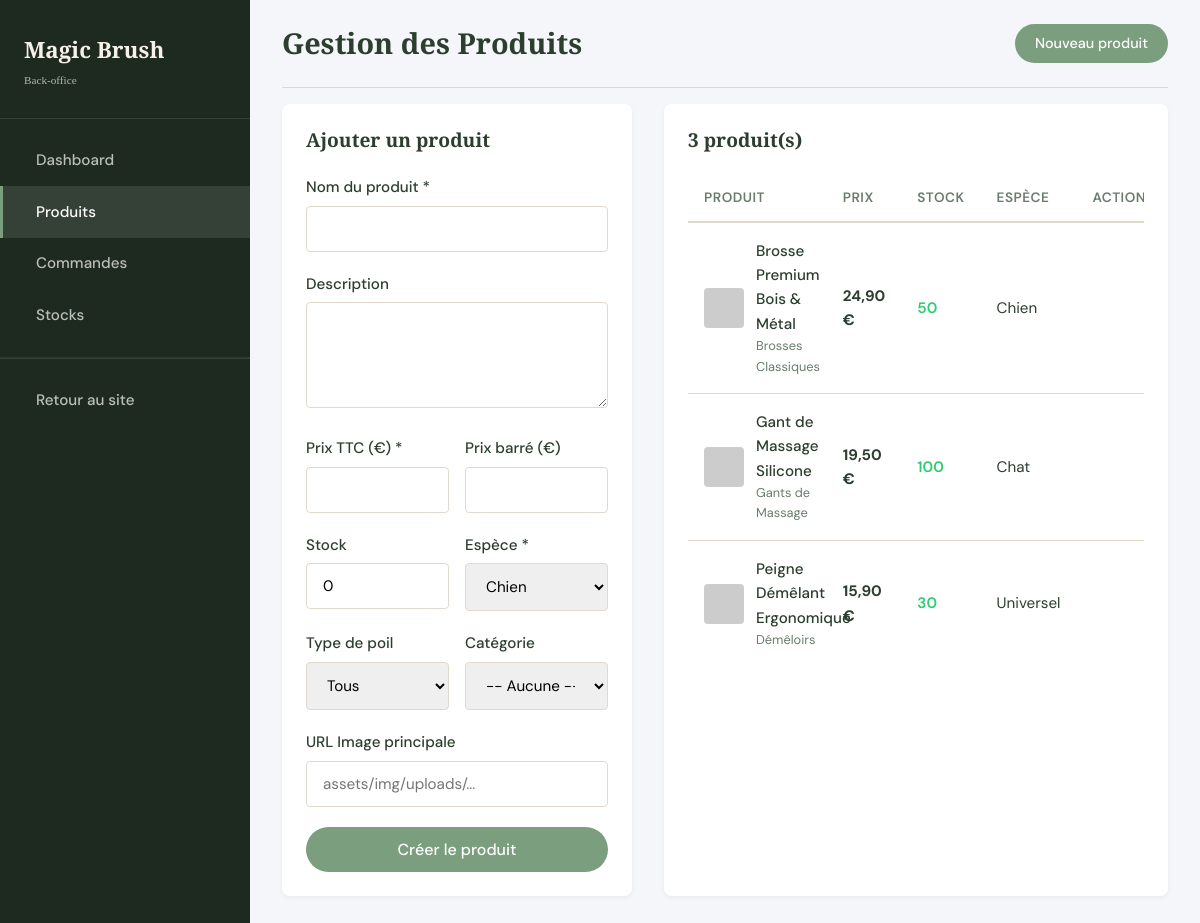
Page /admin/produits.php (signed in) on the committed database.
### tables this page shows
CREATE TABLE IF NOT EXISTS products (
    id INT AUTO_INCREMENT PRIMARY KEY,
    nom VARCHAR(255) NOT NULL,
    slug VARCHAR(255) NOT NULL UNIQUE,
    description TEXT,
    prix DECIMAL(10, 2) NOT NULL,
    prix_barre DECIMAL(10, 2) DEFAULT NULL,
    stock INT DEFAULT 0,
    categorie_id INT,
    espece ENUM('chien', 'chat', 'universel') NOT NULL,
    type_poil ENUM('court', 'long', 'epais', 'tous') DEFAULT 'tous',
    sku VARCHAR(50) UNIQUE,
    image_principale VARCHAR(255) DEFAULT NULL,
    created_at TIMESTAMP DEFAULT CURRENT_TIMESTAMP,
    FOREIGN KEY (categorie_id) REFERENCES categories(id) ON DELETE SET NULL
);

CREATE TABLE IF NOT EXISTS categories (
    id INT AUTO_INCREMENT PRIMARY KEY,
    nom VARCHAR(100) NOT NULL,
    slug VARCHAR(100) NOT NULL UNIQUE,
    espece ENUM('chien', 'chat', 'universel') NOT NULL,
    parent_id INT DEFAULT NULL,
    FOREIGN KEY (parent_id) REFERENCES categories(id) ON DELETE SET NULL
);

### admin/produits.php (the view, shortened to what this page needs)
<?php
require_once '../includes/db.php';
$edit_product = null;
$products   = $pdo->query("SELECT p.*, c.nom as cat_nom FROM products p LEFT JOIN categories c ON p.categorie_id = c.id ORDER BY p.created_at DESC")->fetchAll();
?>
<!DOCTYPE html>
<html lang="fr">
<head>
    <link rel="stylesheet" href="../assets/css/style.css">
    <link rel="stylesheet" href="../assets/css/admin.css">
</head>
<body class="admin-body">
<aside class="admin-sidebar">
    <div class="admin-brand"><i class="ph-fill ph-paw-print"></i> Magic Brush <span style="font-size:0.7rem;font-weight:400;opacity:0.7;">Back-office</span></div>
    <nav class="admin-nav">
        <a href="index.php" class="admin-nav-link"><i class="ph ph-squares-four"></i> Dashboard</a>
        <a href="produits.php" class="admin-nav-link active"><i class="ph ph-package"></i> Produits</a>
        <a href="commandes.php" class="admin-nav-link"><i class="ph ph-shopping-cart-simple"></i> Commandes</a>
        <a href="stocks.php" class="admin-nav-link"><i class="ph ph-chart-bar"></i> Stocks</a>
        <hr style="border-color:rgba(255,255,255,0.1);margin:1rem 0;">
        <a href="../index.php" class="admin-nav-link"><i class="ph ph-arrow-left"></i> Retour au site</a>
    </nav>
</aside>
<main class="admin-main">
    <header class="admin-header">
        <h1>Gestion des Produits</h1>
        <a href="produits.php" class="btn btn-primary" style="font-size: 0.9rem; padding: 0.5rem 1.25rem;">
            <i class="ph ph-plus"></i> Nouveau produit
        </a>
    </header>
    <div style="display: flex; gap: 2rem; flex-wrap: wrap;">
        <div class="admin-card" style="flex: 1; min-width: 350px;">
            <h2 style="font-size: 1.2rem; margin-bottom: 1.5rem;"><?= $edit_product ? 'Modifier le produit' : 'Ajouter un produit' ?></h2>
            <form method="POST" action="produits.php">
                <div class="admin-form-group">
                    <label>Nom du produit *</label>
                    <input type="text" name="nom" required value="<?= htmlspecialchars($edit_product['nom'] ?? '') ?>">
                </div>
                <div class="admin-form-group">
                    <label>Description</label>
                    <textarea name="description" rows="4"><?= htmlspecialchars($edit_product['description'] ?? '') ?></textarea>
                </div>
                <div style="display: grid; grid-template-columns: 1fr 1fr; gap: 1rem;">
                    <div class="admin-form-group">
                        <label>Prix TTC (€) *</label>
                        <input type="number" name="prix" step="0.01" required value="<?= $edit_product['prix'] ?? '' ?>">
                    </div>
                    <div class="admin-form-group">
                        <label>Prix barré (€)</label>
                        <input type="number" name="prix_barre" step="0.01" value="<?= $edit_product['prix_barre'] ?? '' ?>">
                    </div>
                </div>
                <div style="display: grid; grid-template-columns: 1fr 1fr; gap: 1rem;">
                    <div class="admin-form-group">
                        <label>Stock</label>
                        <input type="number" name="stock" min="0" value="<?= $edit_product['stock'] ?? 0 ?>">
                    </div>
                    <div class="admin-form-group">
                        <label>Espèce *</label>
                        <select name="espece">
                            <?php foreach (['chien', 'chat', 'universel'] as $e): ?>
                            <option value="<?= $e ?>" <?= ($edit_product['espece'] ?? '') === $e ? 'selected' : '' ?>><?= ucfirst($e) ?></option>
                            <?php endforeach; ?>
                        </select>
                    </div>
                </div>
                <div style="display: grid; grid-template-columns: 1fr 1fr; gap: 1rem;">
                    <div class="admin-form-group">
                        <label>Type de poil</label>
                        <select name="type_poil">
                            <?php foreach (['tous', 'court', 'long', 'epais'] as $t): ?>
                            <option value="<?= $t ?>" <?= ($edit_product['type_poil'] ?? '') === $t ? 'selected' : '' ?>><?= ucfirst($t) ?></option>
                            <?php endforeach; ?>
                        </select>
                    </div>
                    <div class="admin-form-group">
                        <label>Catégorie</label>
                        <select name="categorie_id">
                            <option value="">-- Aucune --</option>
                        </select>
                    </div>
                </div>
                <div class="admin-form-group">
                    <label>URL Image principale</label>
                    <input type="text" name="image_principale" value="<?= htmlspecialchars($edit_product['image_principale'] ?? '') ?>" placeholder="assets/img/uploads/...">
                </div>
                <button type="submit" class="btn btn-primary" style="width: 100%;">
                    <i class="ph ph-floppy-disk"></i> <?= $edit_product ? 'Mettre à jour' : 'Créer le produit' ?>
                </button>
            </form>
        </div>
        <div class="admin-card" style="flex: 2; min-width: 400px;">
            <h2 style="font-size: 1.2rem; margin-bottom: 1.5rem;"><?= count($products) ?> produit(s)</h2>
            <div style="overflow-x: auto;">
                <table class="admin-table">
                    <thead><tr><th>Produit</th><th>Prix</th><th>Stock</th><th>Espèce</th><th>Actions</th></tr></thead>
                    <tbody>
                        <?php foreach ($products as $p): ?>
                        <tr>
                            <td>
                                <div style="display: flex; align-items: center; gap: 0.75rem;">
                                    <img src="<?= htmlspecialchars($p['image_principale']) ?>" style="width: 40px; height: 40px; border-radius: var(--radius-sm); object-fit: cover;" onerror="this.src='https://placehold.co/40x40/F5F0E8/7A9E7E?text=?'">
                                    <div>
                                        <div style="font-weight: 500;"><?= htmlspecialchars($p['nom']) ?></div>
                                        <div style="font-size: 0.8rem; color: var(--color-text-light);"><?= htmlspecialchars($p['cat_nom'] ?? '—') ?></div>
                                    </div>
                                </div>
                            </td>
                            <td><strong><?= number_format($p['prix'], 2, ',', ' ') ?> €</strong></td>
                            <td>
                                <span style="color: <?= $p['stock'] < 5 ? 'var(--color-error)' : 'var(--color-success)' ?>; font-weight: 600;">
                                    <?= $p['stock'] ?>
                                </span>
                            </td>
                            <td><?= ucfirst($p['espece']) ?></td>
                            <td style="white-space: nowrap;">
                            </td>
                        </tr>
                        <?php endforeach; ?>
                    </tbody>
                </table>
            </div>
        </div>
    </div>
</main>
</body>
</html>

### assets/css/style.css (style rules this page uses)
:root { --color-primary: #7A9E7E; --color-primary-dark: #5c7e60; --color-secondary: #8B5E3C; --color-secondary-light: #a87955; --color-bg: #F5F0E8; --color-white: #FFFFFF; --color-text: #2C3E2E; --color-text-light: #6a7c6c; --color-border: #E2D9CD; --color-error: #e74c3c; --color-success: #2ecc71; --font-heading: 'Playfair Display', serif; --font-body: 'DM Sans', sans-serif; --spacing-xs: 0.5rem; --spacing-sm: 1rem; --spacing-md: 2rem; --spacing-lg: 4rem; --spacing-xl: 8rem; --radius-sm: 4px; --radius-md: 8px; --radius-lg: 16px; --radius-full: 9999px; --shadow-sm: 0 2px 4px rgba(44, 62, 46, 0.05); --shadow-md: 0 4px 12px rgba(44, 62, 46, 0.08); --shadow-lg: 0 12px 24px rgba(44, 62, 46, 0.12); --transition: all 0.3s ease; }
* { margin: 0; padding: 0; box-sizing: border-box; }
body { font-family: var(--font-body); color: var(--color-text); background-color: var(--color-bg); line-height: 1.6; font-size: 16px; -webkit-font-smoothing: antialiased; }
h1, h2, h3, h4, h5, h6 { font-family: var(--font-heading); font-weight: 600; color: var(--color-text); line-height: 1.2; margin-bottom: var(--spacing-sm); }
h1 { font-size: 3rem; }
h2 { font-size: 2.25rem; }
a { text-decoration: none; color: inherit; transition: var(--transition); }
img { max-width: 100%; height: auto; display: block; }
.btn { display: inline-flex; align-items: center; justify-content: center; padding: 0.75rem 1.5rem; border-radius: var(--radius-full); font-family: var(--font-body); font-weight: 500; font-size: 1rem; cursor: pointer; transition: var(--transition); border: none; text-align: center; }
.btn-primary { background-color: var(--color-primary); color: var(--color-white); }

### assets/css/admin.css (style rules this page uses)
:root { --admin-sidebar-width: 250px; --admin-bg: #f4f6f9; --admin-sidebar-bg: #1e2a1f; }
body.admin-body { display: flex; background-color: var(--admin-bg); min-height: 100vh; font-family: var(--font-body); color: var(--color-text); }
.admin-sidebar { width: var(--admin-sidebar-width); background-color: var(--admin-sidebar-bg); color: white; position: fixed; top: 0; left: 0; bottom: 0; overflow-y: auto; display: flex; flex-direction: column; z-index: 100; }
.admin-brand { font-family: var(--font-heading); font-size: 1.4rem; font-weight: 700; color: var(--color-bg); padding: 1.75rem 1.5rem; border-bottom: 1px solid rgba(255,255,255,0.1); display: flex; flex-direction: column; gap: 0.25rem; }
.admin-nav { padding: 1rem 0; flex: 1; }
.admin-nav-link { display: flex; align-items: center; gap: 0.75rem; padding: 0.85rem 1.5rem; color: rgba(255,255,255,0.7); font-weight: 500; transition: all 0.2s; font-size: 0.95rem; }
.admin-nav-link:hover, .admin-nav-link.active { background-color: rgba(255,255,255,0.1); color: white; border-left: 3px solid var(--color-primary); padding-left: calc(1.5rem - 3px); }
.admin-main { margin-left: var(--admin-sidebar-width); flex: 1; padding: 0 2rem 2rem; min-height: 100vh; }
.admin-header { display: flex; justify-content: space-between; align-items: center; padding: 1.5rem 0; margin-bottom: 1rem; border-bottom: 1px solid var(--color-border); }
.admin-header h1 { font-size: 1.8rem; margin: 0; }
.admin-card { background: white; border-radius: var(--radius-md); padding: 1.5rem; box-shadow: var(--shadow-sm); }
.admin-table { width: 100%; border-collapse: collapse; font-size: 0.95rem; }
.admin-table th { text-align: left; padding: 0.75rem 1rem; border-bottom: 2px solid var(--color-border); color: var(--color-text-light); font-weight: 600; font-size: 0.85rem; text-transform: uppercase; letter-spacing: 0.5px; }
.admin-table td { padding: 1rem; border-bottom: 1px solid var(--color-border); vertical-align: middle; }
.admin-table tbody tr:last-child td { border-bottom: none; }
.admin-form-group { margin-bottom: 1.25rem; }
.admin-form-group label { display: block; font-weight: 500; margin-bottom: 0.4rem; font-size: 0.95rem; }
.admin-form-group input, .admin-form-group select, .admin-form-group textarea { width: 100%; padding: 0.75rem 1rem; border: 1px solid var(--color-border); border-radius: var(--radius-sm); font-family: var(--font-body); font-size: 0.95rem; transition: border-color 0.2s; outline: none; }

### rows in the picture
products: nom "Brosse Premium Bois & Métal", categorie.nom "Brosses Classiques", prix "24,90", stock "50", espece "Chien"
products: nom "Gant de Massage Silicone", categorie.nom "Gants de Massage", prix "19,50", stock "100", espece "Chat"
products: nom "Peigne Démêlant Ergonomique", categorie.nom "Démêloirs", prix "15,90", stock "30", espece "Universel"

### other values in the picture
count($products) "3"
form field espece "Chien"
form field type_poil "Tous"
